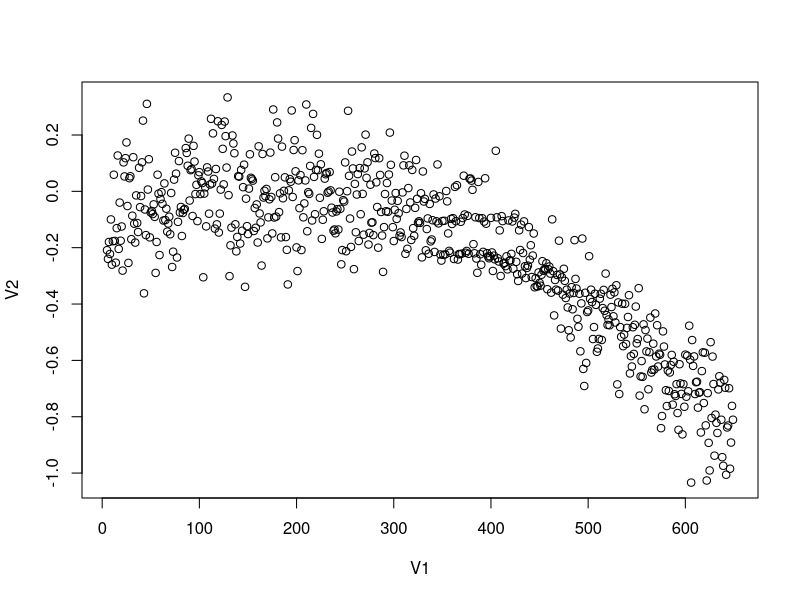
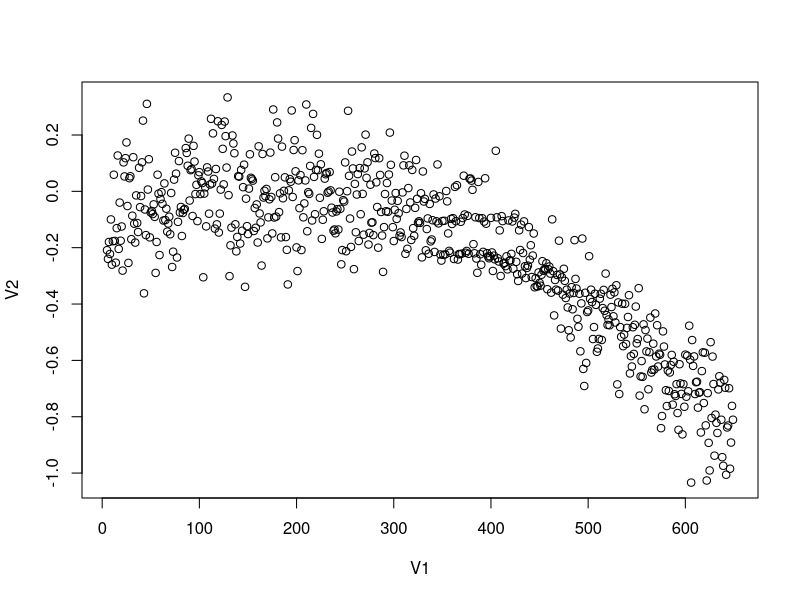

These charts were generated, in order, by the following R code:

a <-read.csv("trial-final-9-20171229151246.csv", header = FALSE)
plot(a)
png("trial-final-9-20171229151246.csv.png")
plot(a)

